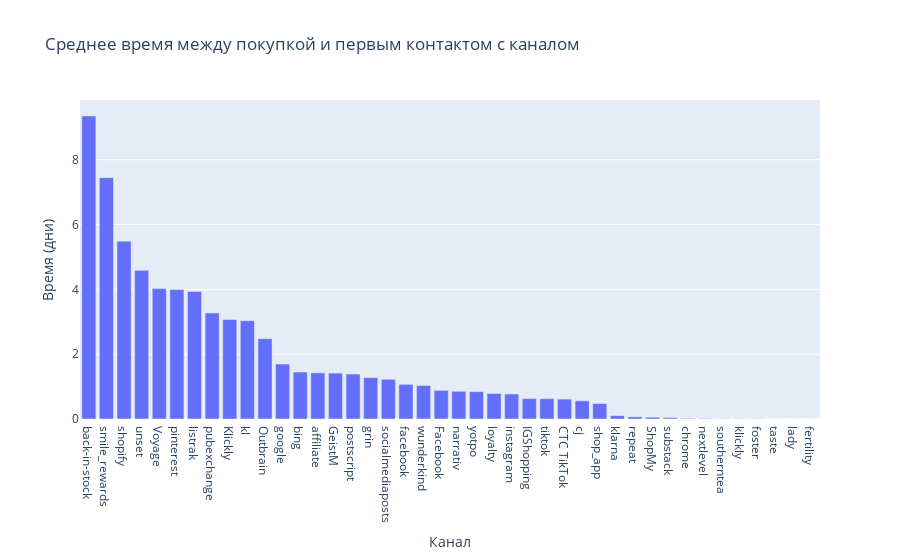

The cell this chart's notebook holds for it:
### Code cell
px.bar(x=a.keys(), y=a.values(), title='Среднее время между покупкой и первым контактом с каналом',
                                 labels={'x': 'Канал', 'y': 'Время (дни)'})

### Figure 1 — Plotly figure (JSON) as saved in the notebook; plotly's stock layout.template omitted (floating-point values rounded to 4 significant figures)
{"data": [{"alignmentgroup": "True", "hovertemplate": "Канал=%{x}<br>Время (дни)=%{y}<extra></extra>", "legendgroup": "", "marker": {"color": "#636efa", "pattern": {"shape": ""}}, "name": "", "offsetgroup": "", "orientation": "v", "showlegend": false, "textposition": "auto", "type": "bar", "x": ["back-in-stock", "smile_rewards", "shopify", "unset", "Voyage", "pinterest", "listrak", "pubexchange", "Klickly", "kl", "Outbrain", "google", "bing", "affiliate", "GeistM", "postscript", "grin", "socialmediaposts", "facebook", "wunderkind", "Facebook", "narrativ", "yotpo", "loyalty", "instagram", "IGShopping", "tiktok", "CTC TikTok", "cj", "shop_app", "klarna", "repeat", "ShopMy", "substack", "chrome", "nextlevel", "southerntea", "klickly", "foster", "taste", "lady", "fertility"], "xaxis": "x", "y": [9.351, 7.447, 5.487, 4.587, 4.023, 3.992, 3.935, 3.272, 3.068, 3.034, 2.479, 1.696, 1.45, 1.424, 1.416, 1.387, 1.276, 1.226, 1.07, 1.033, 0.8842, 0.855, 0.845, 0.7886, 0.7707, 0.6308, 0.627, 0.6143, 0.5617, 0.4768, 0.1036, 0.0652, 0.0542, 0.04206, 0.01761, 0.01331, 0.006897, 0.006849, 0.0064, 0.004596, 0.001901, 0.001725], "yaxis": "y"}], "layout": {"barmode": "relative", "legend": {"tracegroupgap": 0}, "title": {"text": "Среднее время между покупкой и первым контактом с каналом"}, "xaxis": {"anchor": "y", "domain": [0, 1], "title": {"text": "Канал"}}, "yaxis": {"anchor": "x", "domain": [0, 1], "title": {"text": "Время (дни)"}}}}
